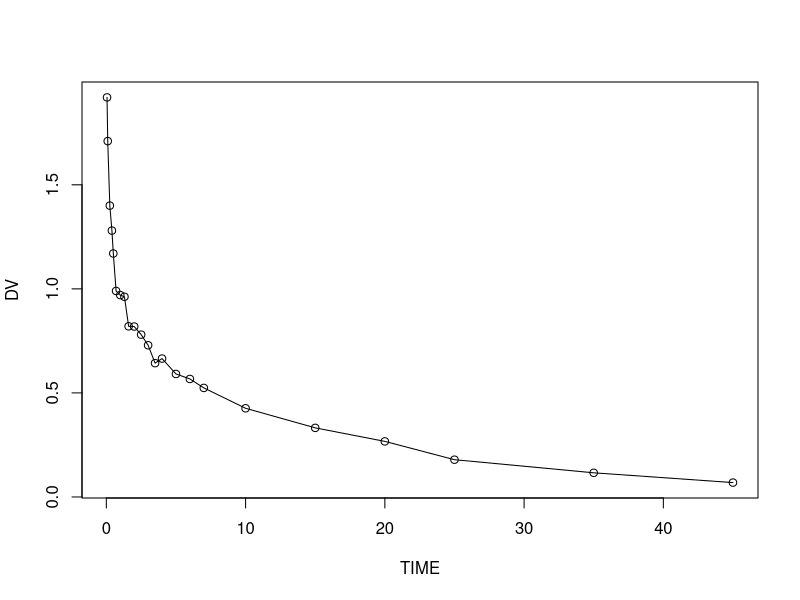
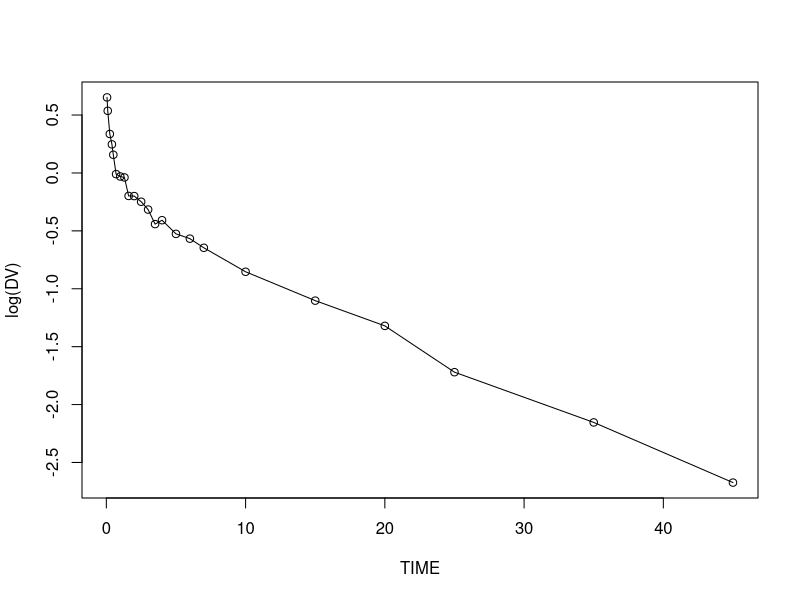

These figures' R source, in order: (Note: this script raises an error after producing the figures.)
dPK08 = read.csv("data-raw/PK08.csv", skip=1)
colnames(dPK08) = c("TIME", "DV") ; dPK08

Div = 100
png('figure1.png', type = 'cairo')
plot(DV ~ TIME, data=dPK08, type="o")
dev.off()

png('figure2.png', type = 'cairo')
plot(log(DV) ~ TIME, data=dPK08, type="o")
dev.off()

##
fPK08a = function(THETA) # biexponential
{
  A     = THETA[1]
  alpha = THETA[2]
  B     = THETA[3]
  beta  = THETA[4]
  TIME  = e$DATA[,"TIME"]
  Cp = A*exp(-alpha*TIME) + B*exp(-beta*TIME) # eq 8:1
  return(Cp)
}

nlr(fPK08a, dPK08, pNames=c("A", "alpha", "B", "beta"), IE=c(2, 2, 1, 0.1), Error="POIS")
wnl5(fPK08a, dPK08, pNames=c("A", "alpha", "B", "beta"), IE=c(2, 2, 1, 0.1), Error="POIS")

##
fPK08b = function(THETA) # Takada
{
  Vc   = THETA[1]
  beta = THETA[2]
  Vmax = THETA[3]
  Kd   = THETA[4]
  TIME = e$DATA[,"TIME"]
  Vt   = Vmax*TIME/(Kd + TIME)         # eq 8:3
  Cp   = Div/(Vc + Vt)*exp(-beta*TIME) # eq 8:2
  return(Cp)
}  

nlr(fPK08b, dPK08, pNames=c("Vc", "beta", "Vmax", "Kd"), IE=c(100, 0.1, 140, 1.0), Error="POIS")
wnl5(fPK08b, dPK08, pNames=c("Vc", "beta", "Vmax", "Kd"), IE=c(100, 0.1, 140, 1.0), Error="POIS")

##
fPK08c = function(THETA) # Colburn
{
  Vc   = THETA[1]
  beta = THETA[2]
  Vmax = THETA[3]                     # Erratum p 516 initial value : Vt -> Vmax
  Kv   = THETA[4]
  TIME = e$DATA[,"TIME"]
  Vt = Vmax*(1 - exp(-Kv*TIME))        # eq 8:5
  Cp = Div/(Vc + Vt)*exp(-beta*TIME)   # eq 8:4
  return(Cp)
}

nlr(fPK08c, dPK08, pNames=c("Vc", "beta", "Vt", "Kv"), IE=c(100, 0.1, 140, 1.0), Error="POIS")
wnl5(fPK08c, dPK08, pNames=c("Vc", "beta", "Vt", "Kv"), IE=c(100, 0.1, 140, 1.0), Error="POIS")

##
fPK08d = function(THETA) # Reparametrized Cl model
{
  Cl    = THETA[1]
  alpha = THETA[2]
  B     = THETA[3]
  beta  = THETA[4]
  TIME = e$DATA[,"TIME"]
  Cp = alpha*(Div/Cl - B/beta)*exp(-alpha*TIME) + B*exp(-beta*TIME) # eq 8:8
  return(Cp)
}

nlr(fPK08d, dPK08, pNames=c("Cl", "alpha", "B", "beta"), IE=c(10, 2, 1, 0.1), Error="POIS") # fitting failure
nlr(fPK08d, dPK08, pNames=c("Cl", "alpha", "B", "beta"), IE=c(10, 2, 1, 0.1))
wnl5(fPK08d, dPK08, pNames=c("Cl", "alpha", "B", "beta"), IE=c(10, 2, 1, 0.1), Error="POIS")

##
require(deSolve)
PK2c = function(t, y, p)
{
  dy1dt = (-p["Cl"]*y[1] - p["Cld"]*y[1] + p["Cld"]*y[2])/p["Vc"]   # Eq 8:9
  dy2dt = (p["Cld"]*y[1] - p["Cld"]*y[2])/p["Vt"]                   # Eq 8:10
  return(list(c(dy1dt, dy2dt)))
}

Times = c(0, dPK08[,"TIME"])
iTime = 2:length(Times)
lsoda(y=c(Div/50, 0), times=Times, func=PK2c, parms=c(Vc=50, Cl=7, Cld=50, Vt=60))

fPK08e = function(THETA)
{
  Fs = lsoda(y=c(Div/THETA[1],0), times=Times, func=PK2c, parms=c(Vc=THETA[1], Cl=THETA[2], Cld=THETA[3], Vt=THETA[4]))
  return(Fs[iTime,2])
}

nlr(fPK08e, dPK08, pNames=c("Vc", "Cl", "Cld", "Vt"), IE=c(50, 7, 50, 60), Error="POIS")
wnl5(fPK08e, dPK08, pNames=c("Vc", "Cl", "Cld", "Vt"), IE=c(50, 7, 50, 60), Error="POIS")


######## multiple dosing########
